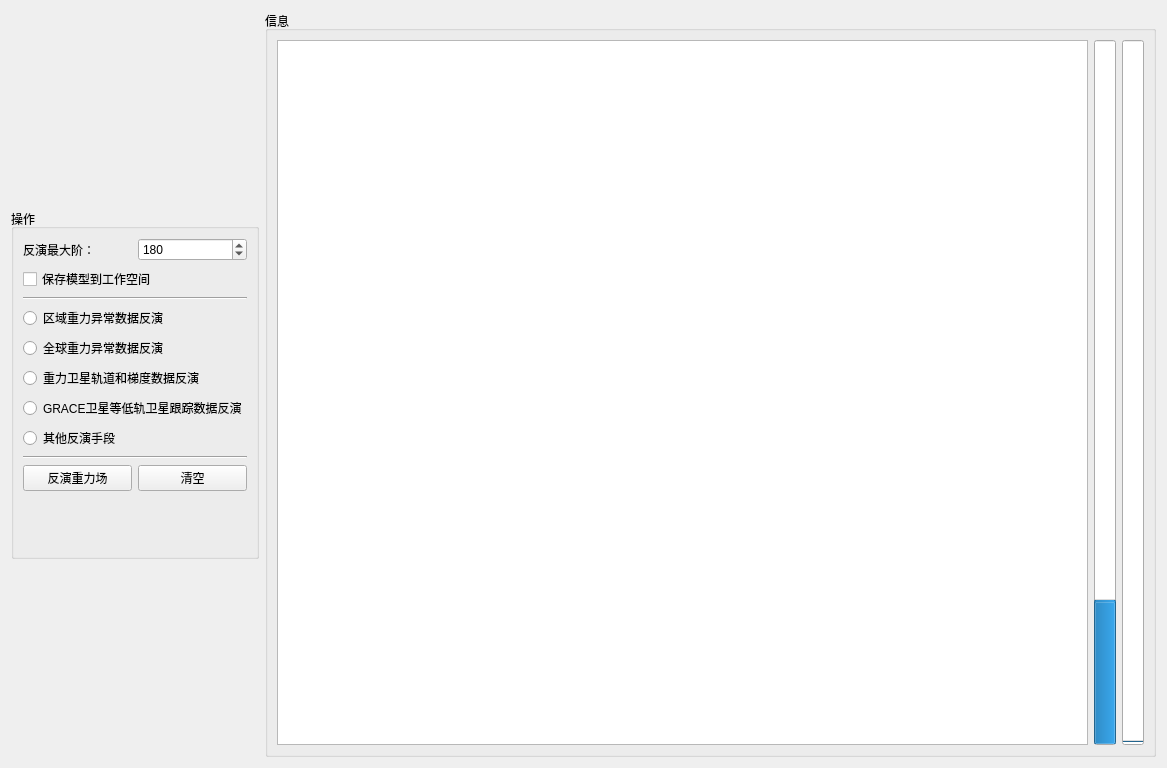
<?xml version="1.0" encoding="UTF-8"?>
<ui version="4.0">
 <class>Form</class>
 <widget class="QWidget" name="Form">
  <property name="geometry">
   <rect>
    <x>0</x>
    <y>0</y>
    <width>1167</width>
    <height>768</height>
   </rect>
  </property>
  <property name="windowTitle">
   <string>Form</string>
  </property>
  <property name="windowIcon">
   <iconset>
    <normaloff>../../source/icon/bance.png</normaloff>../../source/icon/bance.png</iconset>
  </property>
  <layout class="QHBoxLayout" name="horizontalLayout_4">
   <item>
    <widget class="QGroupBox" name="groupBox">
     <property name="maximumSize">
      <size>
       <width>300</width>
       <height>350</height>
      </size>
     </property>
     <property name="title">
      <string>操作</string>
     </property>
     <layout class="QVBoxLayout" name="verticalLayout_2">
      <item>
       <layout class="QHBoxLayout" name="horizontalLayout_5">
        <item>
         <widget class="QLabel" name="label_2">
          <property name="text">
           <string>反演最大阶：</string>
          </property>
         </widget>
        </item>
        <item>
         <widget class="QSpinBox" name="spinBox">
          <property name="minimum">
           <number>2</number>
          </property>
          <property name="maximum">
           <number>5000</number>
          </property>
          <property name="value">
           <number>180</number>
          </property>
         </widget>
        </item>
       </layout>
      </item>
      <item>
       <widget class="QCheckBox" name="checkBox">
        <property name="text">
         <string>保存模型到工作空间</string>
        </property>
       </widget>
      </item>
      <item>
       <widget class="Line" name="line_2">
        <property name="orientation">
         <enum>Qt::Horizontal</enum>
        </property>
       </widget>
      </item>
      <item>
       <widget class="QRadioButton" name="radioButton">
        <property name="text">
         <string>区域重力异常数据反演</string>
        </property>
       </widget>
      </item>
      <item>
       <widget class="QRadioButton" name="radioButton_2">
        <property name="text">
         <string>全球重力异常数据反演</string>
        </property>
       </widget>
      </item>
      <item>
       <widget class="QRadioButton" name="radioButton_3">
        <property name="text">
         <string>重力卫星轨道和梯度数据反演</string>
        </property>
        <property name="checkable">
         <bool>true</bool>
        </property>
        <property name="checked">
         <bool>false</bool>
        </property>
       </widget>
      </item>
      <item>
       <widget class="QRadioButton" name="radioButton_4">
        <property name="text">
         <string>GRACE卫星等低轨卫星跟踪数据反演</string>
        </property>
       </widget>
      </item>
      <item>
       <widget class="QRadioButton" name="radioButton_5">
        <property name="text">
         <string>其他反演手段</string>
        </property>
       </widget>
      </item>
      <item>
       <widget class="Line" name="line">
        <property name="orientation">
         <enum>Qt::Horizontal</enum>
        </property>
       </widget>
      </item>
      <item>
       <layout class="QHBoxLayout" name="horizontalLayout">
        <item>
         <widget class="QPushButton" name="pushButton">
          <property name="text">
           <string>反演重力场</string>
          </property>
         </widget>
        </item>
        <item>
         <widget class="QPushButton" name="pushButton_2">
          <property name="text">
           <string>清空</string>
          </property>
         </widget>
        </item>
       </layout>
      </item>
      <item>
       <widget class="QLabel" name="label">
        <property name="text">
         <string/>
        </property>
        <property name="pixmap">
         <pixmap>../../source/icon/earth.png</pixmap>
        </property>
        <property name="alignment">
         <set>Qt::AlignCenter</set>
        </property>
       </widget>
      </item>
     </layout>
    </widget>
   </item>
   <item>
    <widget class="QGroupBox" name="groupBox_2">
     <property name="title">
      <string>信息</string>
     </property>
     <layout class="QHBoxLayout" name="horizontalLayout_3">
      <item>
       <widget class="QTextEdit" name="textEdit"/>
      </item>
      <item>
       <layout class="QVBoxLayout" name="verticalLayout">
        <item>
         <layout class="QHBoxLayout" name="horizontalLayout_2">
          <item>
           <widget class="QProgressBar" name="progressBar_2">
            <property name="value">
             <number>20</number>
            </property>
            <property name="orientation">
             <enum>Qt::Vertical</enum>
            </property>
           </widget>
          </item>
          <item>
           <widget class="QProgressBar" name="progressBar">
            <property name="value">
             <number>0</number>
            </property>
            <property name="textVisible">
             <bool>true</bool>
            </property>
            <property name="orientation">
             <enum>Qt::Vertical</enum>
            </property>
            <property name="invertedAppearance">
             <bool>false</bool>
            </property>
           </widget>
          </item>
         </layout>
        </item>
       </layout>
      </item>
     </layout>
    </widget>
   </item>
  </layout>
 </widget>
 <resources/>
 <connections>
  <connection>
   <sender>pushButton_2</sender>
   <signal>clicked()</signal>
   <receiver>textEdit</receiver>
   <slot>clear()</slot>
   <hints>
    <hint type="sourcelabel">
     <x>200</x>
     <y>397</y>
    </hint>
    <hint type="destinationlabel">
     <x>430</x>
     <y>94</y>
    </hint>
   </hints>
  </connection>
 </connections>
</ui>
